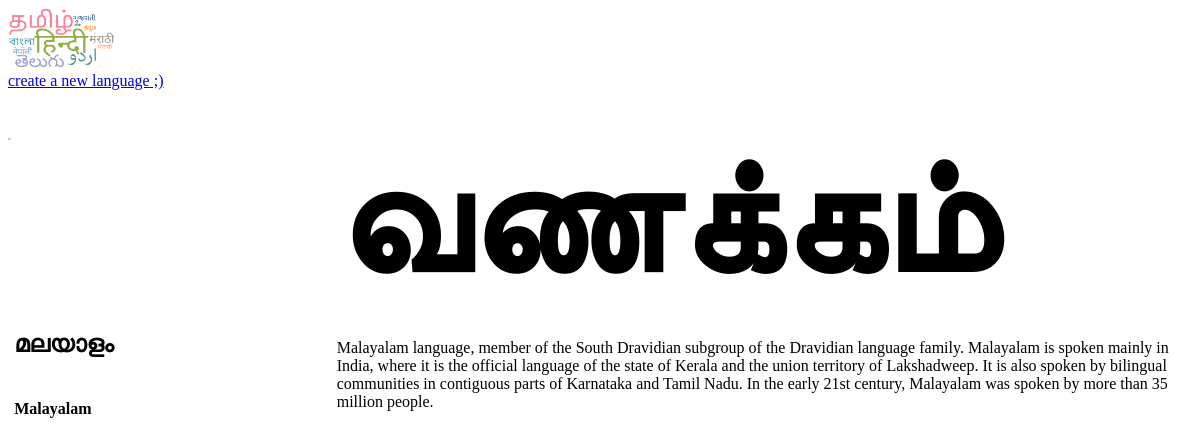
Page /language/malayalam/ on the committed database.
### language/models.py (models this page shows, shortened)
class Language(models.Model):
    name = models.CharField(max_length=20)
    nameInNativeScript = models.CharField(max_length=20)
    greetingInNativeScript = models.CharField(max_length=20)
    description = models.TextField()
    date = models.DateTimeField(auto_now_add=True)
    thumb = models.ImageField(default="default.png",blank=True)
    slug = models.SlugField()

### language/views.py (the view)
# urls.py: path('<slug:slug>/', views.languageDetail, name="detail"),
def languageDetail(request, slug):
    language =  Language.objects.get(slug=slug)
    return render(request, "language/languageDetail.html",{"language":language})

### language/templates/language/languageDetail.html
{% extends "common.html" %}
{% block content %}
<div class="languageCard">
    <div id="gridImage">
        <img src="{{language.thumb.url}}" />
    </div>
    <div id="gridGreeting">
        {{ language.greetingInNativeScript }}
    </div>
    <div id="gridName">
        <div>
            <h2>
                {{ language.nameInNativeScript }}
            </h2>
        </div>
        <div>
            <h4>
                {{ language.name }}
            </h4>
        </div>
    </div>
    <div id="gridDescription">
        {{ language.description }}
    </div>
</div>
{% endblock %}

### assets/styles.css (style rules this page uses)
body { color: "black"; min-height: 100%; }
.languageCard { display: grid; grid-template-columns: auto auto; }
#gridImage { grid-column-start: 1; grid-column-end: 2; min-width: 10%; max-width: 10%; }
#gridImage > img { min-width: 10%; max-width: 10%; }
#gridGreeting { display: flex; justify-content: flex-start; align-items: flex-end; padding-left: 2%; grid-column-start: 2; grid-column-end: 3; font-size: 10em; font-weight: 800; }
#gridName { display: flex; flex-direction: column; align-items: space-around;; padding-left: 2%; grid-column-start: 1; grid-column-end: 2; }
#gridDescription { display: flex; flex-direction: column; justify-content: space-around; align-items: flex-end; padding-left: 2%; grid-column-start: 2; grid-column-end: 3; }

### rows in the picture
Language: thumb (placeholder picture), greetingInNativeScript "வணக்கம்", nameInNativeScript "മലയാളം", name "Malayalam", description "Malayalam language, member of the South Dravidian subgroup of the Dravidian language family. Malayalam is spoken mainly in India, where it is the official language of the state of Kerala and the union territory of Lakshadweep. It is also spoken by bilingual communities in contiguous parts of Karnataka and Tamil Nadu. In the early 21st century, Malayalam was spoken by more than 35 million people."
